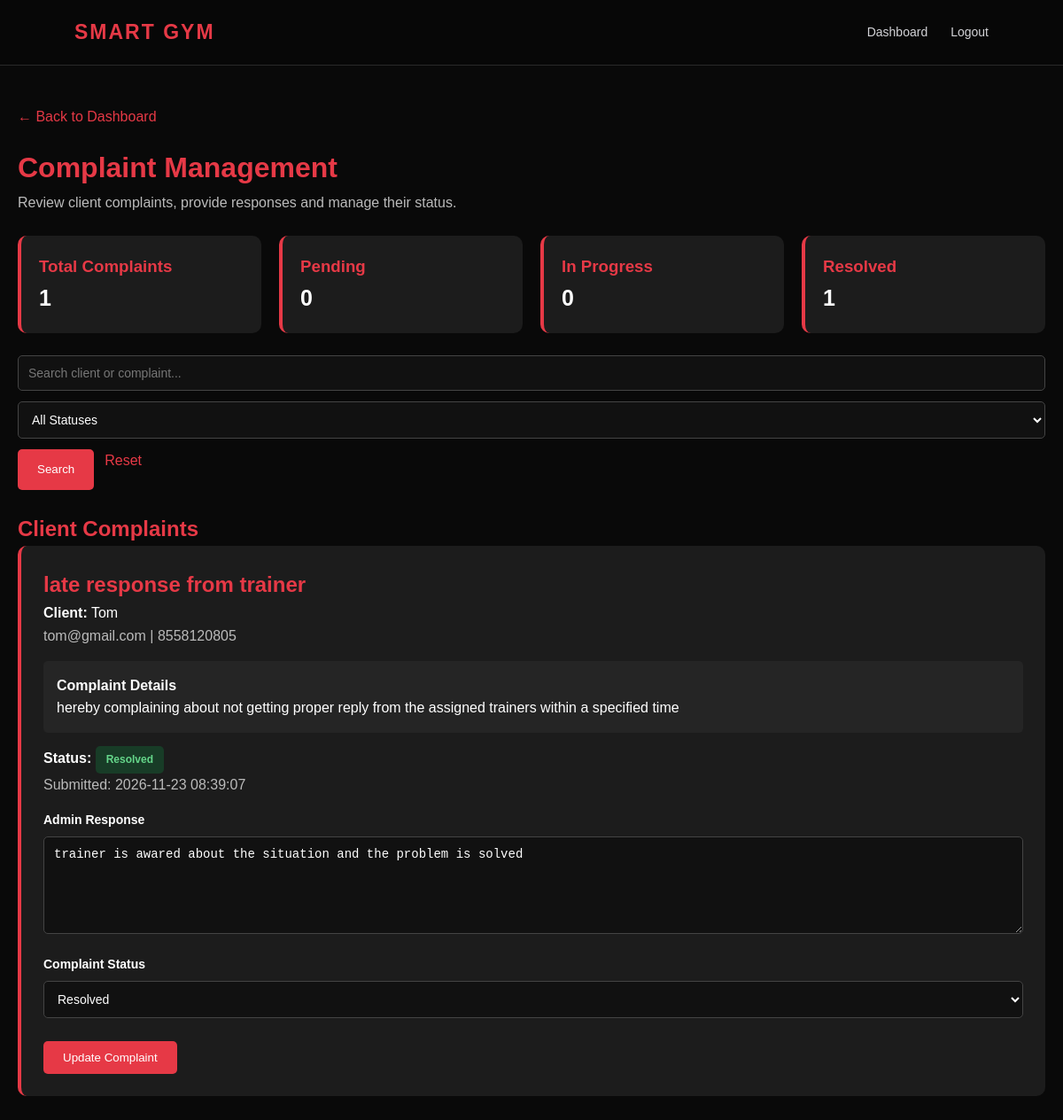
/admin/complaints.php (signed in), run on the app's committed database.
### tables this page shows
CREATE TABLE `complaints` (
  `id` int NOT NULL AUTO_INCREMENT,
  `client_id` int NOT NULL,
  `subject` varchar(150) NOT NULL,
  `message` text NOT NULL,
  `admin_response` text,
  `status` enum('Pending','In Progress','Resolved') DEFAULT 'Pending',
  `created_at` timestamp NULL DEFAULT CURRENT_TIMESTAMP,
  `updated_at` timestamp NULL DEFAULT CURRENT_TIMESTAMP ON UPDATE CURRENT_TIMESTAMP,
  PRIMARY KEY (`id`),
  KEY `client_id` (`client_id`),
  CONSTRAINT `complaints_ibfk_1` FOREIGN KEY (`client_id`) REFERENCES `clients` (`id`) ON DELETE CASCADE
);

CREATE TABLE `clients` (
  `id` int NOT NULL AUTO_INCREMENT,
  `name` varchar(100) NOT NULL,
  `email` varchar(150) NOT NULL,
  `phone` varchar(15) NOT NULL,
  `password` varchar(255) NOT NULL,
  `created_at` timestamp NULL DEFAULT CURRENT_TIMESTAMP,
  PRIMARY KEY (`id`),
  UNIQUE KEY `email` (`email`)
);

### admin/complaints.php (the view, shortened to what this page needs)
<?php
require_once "../config/database.php";
$search = trim($_GET["search"] ?? "");
$sql = "
    SELECT
        c.id,
        c.subject,
        c.message,
        c.admin_response,
        c.status,
        c.created_at,
        c.updated_at,
        cl.name AS client_name,
        cl.email AS client_email,
        cl.phone AS client_phone
    FROM complaints c
    JOIN clients cl ON cl.id = c.client_id
    WHERE 1 = 1
";
$params = [];
$sql .= "
    ORDER BY
        CASE
            WHEN c.status = 'Pending' THEN 1
            WHEN c.status = 'In Progress' THEN 2
            ELSE 3
        END,
        c.created_at DESC
";
$stmt = $conn->prepare($sql);
$stmt->execute($params);
$complaints = $stmt->fetchAll(PDO::FETCH_ASSOC);
$stats_stmt = $conn->query("
    SELECT
        COUNT(*) AS total,
        SUM(status = 'Pending') AS pending,
        SUM(status = 'In Progress') AS in_progress,
        SUM(status = 'Resolved') AS resolved
    FROM complaints
");
$stats = $stats_stmt->fetch(PDO::FETCH_ASSOC);
?>
<!DOCTYPE html>
<html lang="en">
<head>
    <link rel="stylesheet" href="../assets/css/style.css">
</head>
<body>
<header class="navbar">
    <h2>SMART GYM</h2>
    <nav>
        <a href="dashboard.php">Dashboard</a>
        <a href="logout.php">Logout</a>
    </nav>
</header>
<main class="page">
    <a href="dashboard.php" class="back">← Back to Dashboard</a>
    <h1>Complaint Management</h1>
    <p class="muted">
        Review client complaints, provide responses and manage their status.
    </p>
    <section class="stats">
        <div class="stat-card">
            <h3>Total Complaints</h3>
            <p><?= (int) ($stats["total"] ?? 0) ?></p>
        </div>
        <div class="stat-card">
            <h3>Pending</h3>
            <p><?= (int) ($stats["pending"] ?? 0) ?></p>
        </div>
        <div class="stat-card">
            <h3>In Progress</h3>
            <p><?= (int) ($stats["in_progress"] ?? 0) ?></p>
        </div>
        <div class="stat-card">
            <h3>Resolved</h3>
            <p><?= (int) ($stats["resolved"] ?? 0) ?></p>
        </div>
    </section>
    <form method="GET" class="filters">
        <input
            type="text"
            name="search"
            placeholder="Search client or complaint..."
            value="<?= htmlspecialchars($search) ?>"
        >
        <select name="status">
            <option value="">All Statuses</option>
        </select>
        <button type="submit">Search</button>
        <a href="complaints.php" class="back">Reset</a>
    </form>
    <h2>Client Complaints</h2>
    <?php if ($complaints): ?>
        <?php foreach ($complaints as $complaint): ?>
            <section class="card">
                <h2>
                    <?= htmlspecialchars($complaint["subject"]) ?>
                </h2>
                <p>
                    <strong>Client:</strong>
                    <?= htmlspecialchars($complaint["client_name"]) ?>
                </p>
                <p class="muted">
                    <?= htmlspecialchars($complaint["client_email"]) ?>
                    |
                    <?= htmlspecialchars($complaint["client_phone"]) ?>
                </p>
                <div class="details">
                    <strong>Complaint Details</strong>
                    <p>
                        <?= nl2br(htmlspecialchars($complaint["message"])) ?>
                    </p>
                </div>
                <?php
                    $status_class = match ($complaint["status"]) {
                        "Resolved" => "resolved",
                        "In Progress" => "in-progress",
                        default => "pending"
                    };
                ?>
                <p>
                    <strong>Status:</strong>
                    <span class="status <?= $status_class ?>">
                        <?= htmlspecialchars($complaint["status"]) ?>
                    </span>
                </p>
                <p class="muted">
                    Submitted:
                    <?= htmlspecialchars($complaint["created_at"]) ?>
                </p>
                <form method="POST">
                    <label>Admin Response</label>
                    <textarea
                        name="admin_response"
                        maxlength="5000"
                        placeholder="Write your response..."
                    ><?= htmlspecialchars($complaint["admin_response"] ?? "") ?></textarea>
                    <label>Complaint Status</label>
                    <select name="status" required>
                        <option value="Resolved"
                            <?= $complaint["status"] === "Resolved" ? "selected" : "" ?>>
                            Resolved
                        </option>
                    </select>
                    <br><br>
                    <button type="submit">Update Complaint</button>
                </form>
            </section>
        <?php endforeach; ?>
    <?php else: ?>
        <section class="card">
            <p class="muted">No complaints found.</p>
        </section>
    <?php endif; ?>
</main>
</body>
</html>

### assets/css/style.css (style rules this page uses)
:root { --bg: #090909; --surface: #111111; --card: #171717; --card-hover: #202020; --accent: #e63946; --accent-dark: #bd1f2d; --text: #ffffff; --muted: #a1a1aa; --border: #292929; --success: #22c55e; --warning: #f59e0b; --radius: 14px; --shadow: 0 12px 35px rgba(0,0,0,0.3); }
* { margin: 0; padding: 0; box-sizing: border-box; }
html { scroll-behavior: smooth; }
body { font-family: Arial, Helvetica, sans-serif; background: var(--bg); color: var(--text); line-height: 1.6; min-height: 100vh; }
a { color: inherit; }
.navbar { display: flex; justify-content: space-between; align-items: center; padding: 18px 7%; background: rgba(8,8,8,0.94); border-bottom: 1px solid var(--border); position: relative; z-index: 10; backdrop-filter: blur(15px); }
.navbar h2 { color: var(--accent); letter-spacing: 2px; font-size: 23px; font-weight: 800; }
.navbar nav { display: flex; align-items: center; gap: 26px; }
.navbar nav a { color: #d4d4d8; text-decoration: none; font-size: 14px; transition: 0.25s; }
button { font-family: inherit; }
form { margin-top: 15px; }
label { display: block; color: #e5e5e5; margin: 14px 0 7px; font-size: 14px; font-weight: 600; }
input, select, textarea { width: 100%; padding: 13px 15px; background: #101010; border: 1px solid #333; border-radius: 8px; color: white; outline: none; font-size: 14px; transition: 0.25s; }
input::placeholder, textarea::placeholder { color: #777; }
select option { background: #171717; color: white; }
textarea { min-height: 110px; resize: vertical; }
.status { display: inline-block; padding: 5px 11px; border-radius: 30px; font-size: 12px; font-weight: bold; }

### admin/complaints.php (style rules this page uses)
.page { max-width: 1200px; margin: auto; padding: 45px 20px; }
h1, h2 { color: #e63946; }
.stats { display: grid; grid-template-columns: repeat(auto-fit, minmax(180px, 1fr)); gap: 20px; margin: 25px 0; }
.stat-card { background: #1c1c1c; padding: 20px; border-radius: 10px; border-left: 4px solid #e63946; }
.stat-card h3 { color: #e63946; }
.stat-card p { color: white; font-size: 25px; font-weight: bold; }
.card { background: #1c1c1c; padding: 25px; border-radius: 10px; margin-bottom: 25px; border-left: 4px solid #e63946; }
.filters { display: flex; flex-wrap: wrap; gap: 12px; margin-bottom: 25px; }
input, select, textarea { padding: 11px; background: #111; color: white; border: 1px solid #444; border-radius: 5px; box-sizing: border-box; }
.filters input { flex: 1; min-width: 200px; }
.filters select { min-width: 160px; }
textarea { width: 100%; min-height: 110px; resize: vertical; }
button { padding: 11px 22px; background: #e63946; color: white; border: none; border-radius: 5px; cursor: pointer; }
.status { display: inline-block; padding: 6px 12px; border-radius: 5px; font-weight: bold; }
.resolved { background: #183c27; color: #65d68a; }
.details { background: #252525; padding: 15px; border-radius: 5px; margin: 15px 0; }
.muted { color: #bbb; }
label { display: block; margin: 15px 0 8px; color: white; }
.back { display: inline-block; margin-bottom: 20px; color: #e63946; text-decoration: none; }

### data on the page
complaints: subject "late response from trainer", client.name "Tom", client.email "tom@gmail.com", client.phone "8558120805", message "hereby complaining about not getting proper reply from the assigned trainers within a specified time", status "Resolved", created_at "2026-11-23 08:39:07", admin_response "trainer is awared about the situation and the problem is solved"

### other printed values
$stats["total"] "1"
$stats["pending"] "0"
$stats["in_progress"] "0"
$stats["resolved"] "1"
